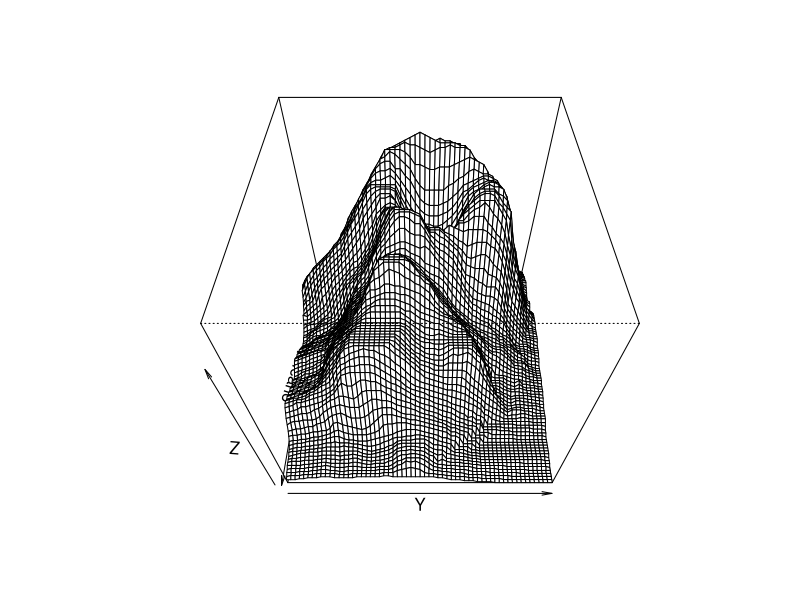
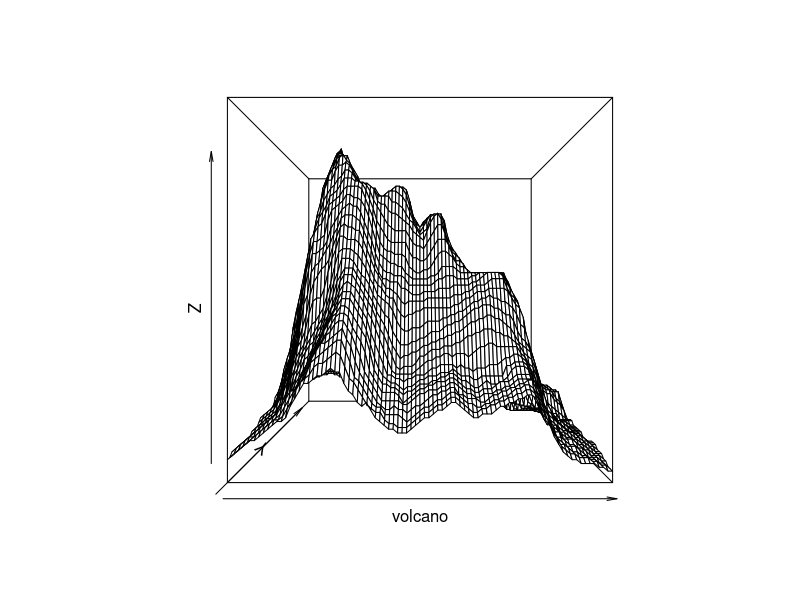
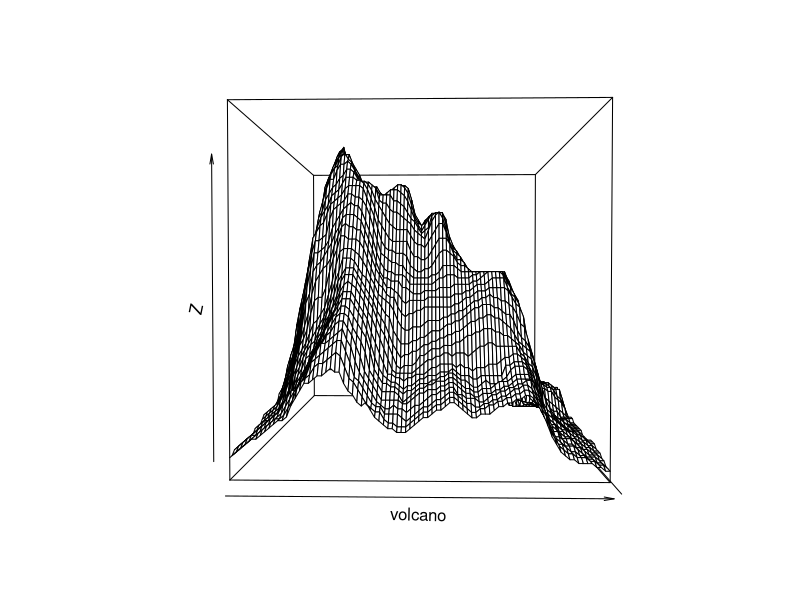
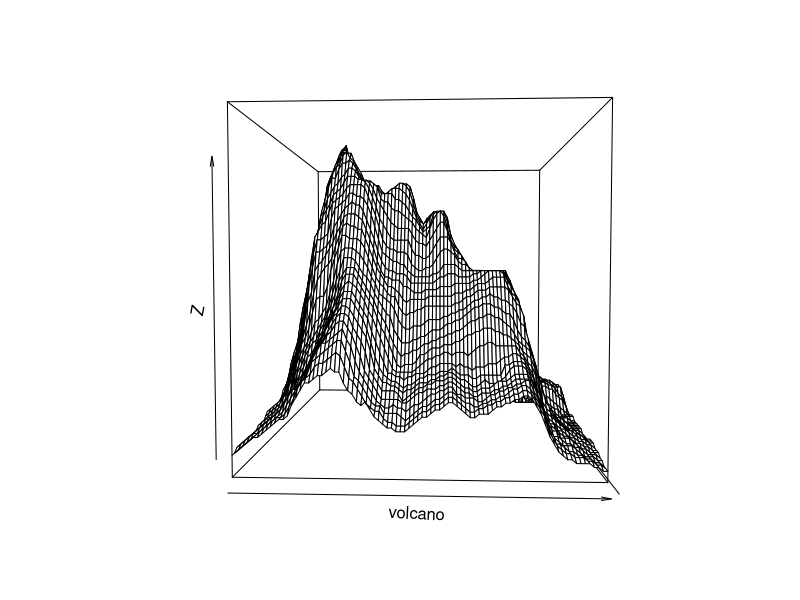
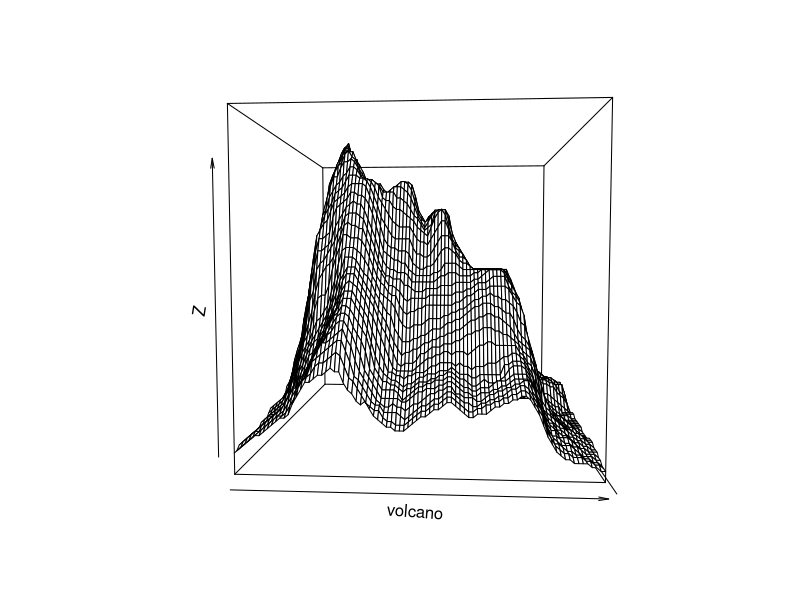
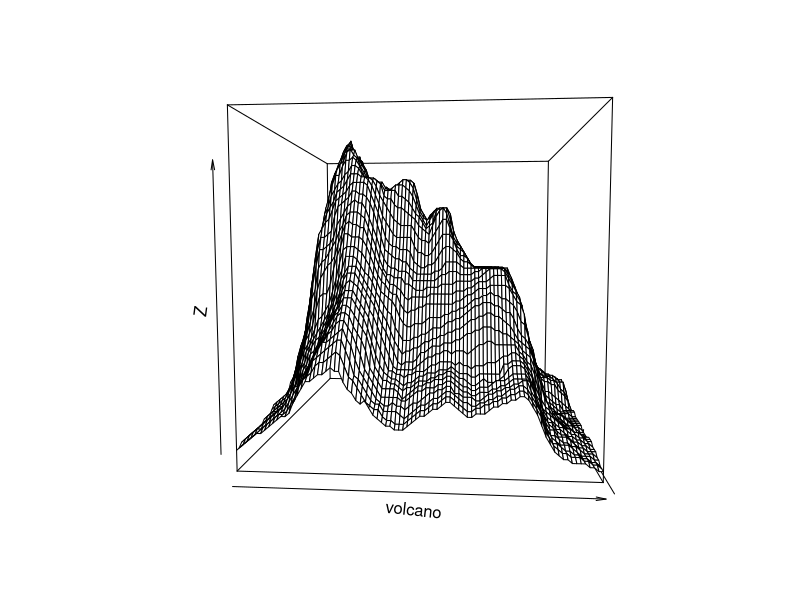
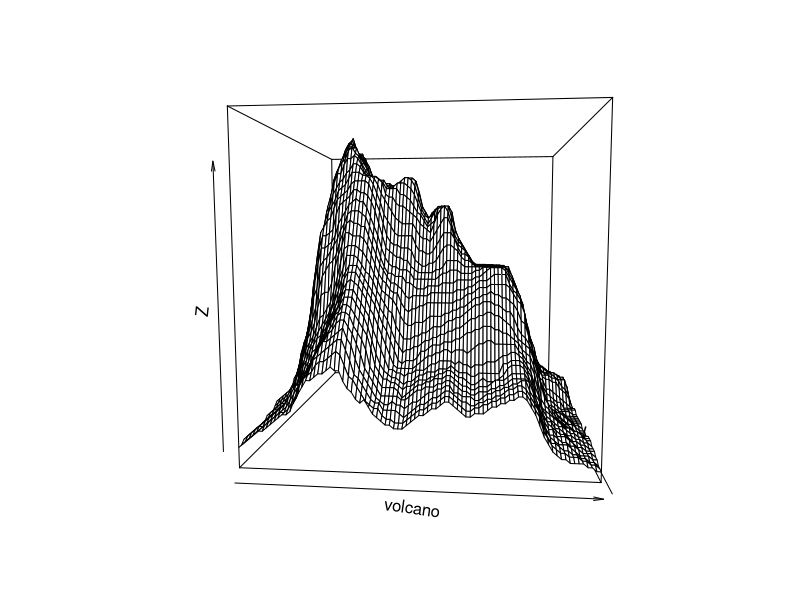
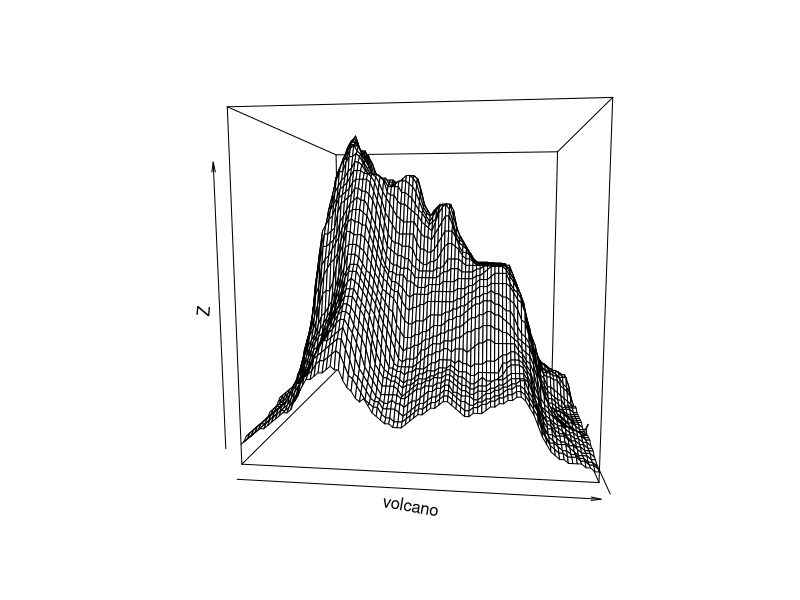

These charts were generated, in order, by the following R code:
data(volcano)

persp(volcano,phi=50,theta=90)

#stopp;

for (p in seq(0,180,by=1)) {
#persp(volcano,phi=p,theta=90)
persp(volcano,phi=p,theta=p)
}